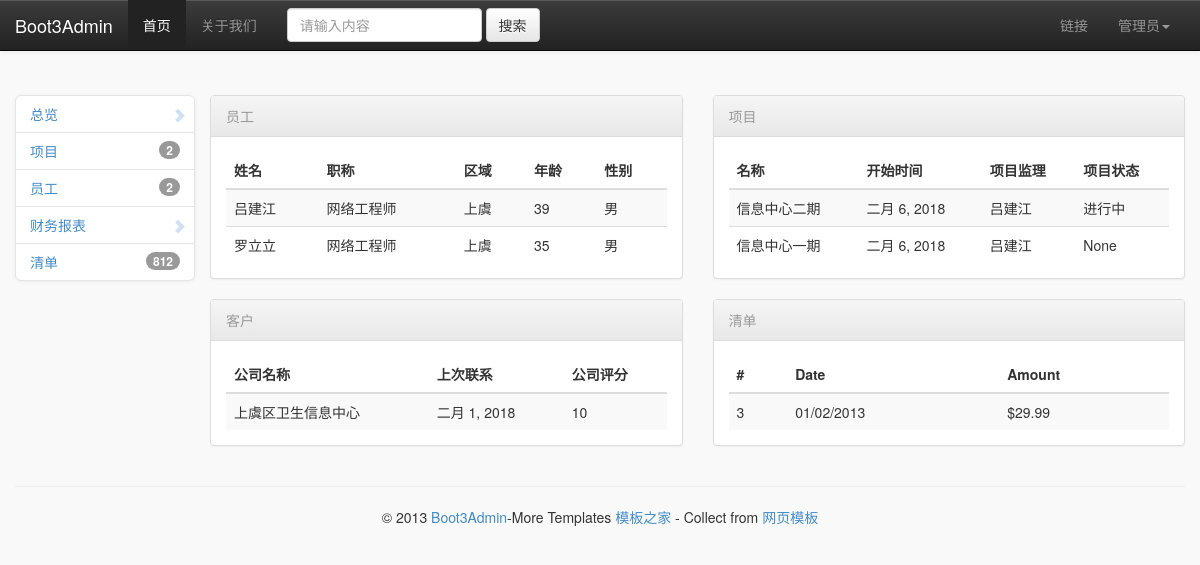
Page /main_/ on the committed database.
### login/models.py (models this page shows, shortened)
class Staff(models.Model):
    username = models.CharField('用户名', max_length=20, unique=True)
    password = models.CharField('密码', max_length=20)
    staff_name = models.CharField('姓名', max_length=20)
    staff_gendar = models.CharField('性别', max_length=5)
    age = models.IntegerField('年龄', null=True, blank=True)
    education = models.CharField('学历', max_length=10, null=True, blank=True)
    staff_zone = models.CharField('区域', max_length=20, null=True, blank=True)
    qualification = models.CharField('职称', max_length=20, null=True, blank=True)
    staff_email = models.EmailField('E-mail', max_length=32, null=True, blank=True)
    staff_dialNumber = models.IntegerField('电话号码', null=True, blank=True)
    amount = models.IntegerField('工资', blank=True, default=0)
    bonus = models.IntegerField('奖金', blank=True, default=0)
    reimburse = models.IntegerField('报销额', blank=True, default=0)
    authority = models.ForeignKey(Authority, verbose_name='权限等级', on_delete=models.CASCADE, null=True)
    class Meta:
        verbose_name = '员工'
        verbose_name_plural = '员工'

class Project(models.Model):
    project_name = models.CharField('项目名称', max_length=30)
    project_description = models.TextField('项目内容')
    beginTime = models.DateField('开始时间')
    endTime = models.DateField('结束时间', null = True, blank=True)
    status = models.CharField('项目状态', max_length=5, null=True, blank=True)
    contactor = models.ForeignKey(Contactor, verbose_name='联系人', on_delete=models.CASCADE, null=True)
    staff = models.ForeignKey(Staff, verbose_name='员工', on_delete=models.CASCADE, null=True)
    class Meta:
        verbose_name = '项目'
        verbose_name_plural = '项目'

class Company(models.Model):
    company_name = models.CharField('公司名称', max_length=30)
    visits = models.IntegerField('拜访次数')
    lastVisitTime = models.DateField('上次拜访时间')
    intention = models.TextField('公司意向')
    score = models.IntegerField('公司评分')
    class Meta:
        verbose_name = '单位'
        verbose_name_plural = '单位'

### login/views.py (the view)
# urls.py: path('main_/',views.main),
def main(request):
    staffs = models.Staff.objects.all()
    projects = models.Project.objects.all()
    companies = models.Company.objects.all()
    return render(request,'main_.html',locals())

### login/templates/main_.html (shortened to what this page needs)
<!DOCTYPE html>
<html>
    <head>
        <link href="/static/css/bootstrap.min.css" rel="stylesheet" media="screen">
        <link href="/static/css/bootstrap-theme.min.css" rel="stylesheet" media="screen">
        <link href="/static/css/bootstrap-admin-theme.css" rel="stylesheet" media="screen">
        <link href="/static/vendors/easypiechart/jquery.easy-pie-chart.css" rel="stylesheet" media="screen">
        <link href="/static/vendors/easypiechart/jquery.easy-pie-chart_custom.css" rel="stylesheet" media="screen">
    </head>
    <body class="bootstrap-admin-with-small-navbar">
     <nav class="navbar navbar-default navbar-inverse navbar-fixed-top " role="navigation">
	 <div class="container">
       <div class="row">
		  <div class="navbar-header">
			<a class="navbar-brand" href="#">Boot3Admin</a>
		  </div>
		  <div class="collapse navbar-collapse" id="bs-example-navbar-collapse-1">
			<ul class="nav navbar-nav">
			  <li class="active"><a href="#">首页</a></li>
			  <li ><a href="#">关于我们</a></li>
			</ul>
			<form class="navbar-form navbar-left" role="search">
			  <div class="form-group">
				<input type="text" class="form-control" placeholder="请输入内容">
			  </div>
			  <button type="submit" class="btn btn-default">搜索</button>
			</form>
			<ul class="nav navbar-nav navbar-right">
			  <li><a href="#">链接</a></li>
			  <li class="dropdown">
				<a href="#" class="dropdown-toggle" data-toggle="dropdown">管理员<b class="caret"></b></a>
			  </li>
			</ul>
		  </div>
		  </div>
		  </div>
		</nav>
        <div class="container">
            <div class="row">
                <div class="col-md-2 bootstrap-admin-col-left">
                     <ul class="nav navbar-collapse collapse bootstrap-admin-navbar-side">
                         <li>
                            <a href="/main_/"><i class="glyphicon glyphicon-chevron-right"></i> 总览</a>
                        </li>
						            <li>
                            <a href="/table_project/"><span class="badge pull-right">{{projects|length}}</span> 项目</a>
                        </li>
                        <li>
                            <a href="/table_staff/"><span class="badge pull-right">{{staffs|length}}</span> 员工</a>
                        </li>
                        <li>
                            <a href="#"><i class="glyphicon glyphicon-chevron-right"></i> 财务报表</a>
                        </li>
                        <li>
                            <a href="#"><span class="badge pull-right">812</span> 清单</a>
                        </li>
                    </ul>
                </div>
                {%block body%}
                <div class="col-md-10">
                    <div class="row bootstrap-admin-no-edges-padding">
                        <div class="col-md-6">
                            <div class="panel panel-default">
                                <div class="panel-heading">
                                    <div class="text-muted bootstrap-admin-box-title">员工</div>
                                </div>
                                <div class="bootstrap-admin-panel-content">
                                    <table class="table table-striped">
                                        <thead>
                                            <tr>
                                                <th>姓名</th>
                                                <th>职称</th>
                                                <th>区域</th>
                                                <th>年龄</th>
                                                <th>性别</th>
                                            </tr>
                                        </thead>
                                        <tbody>
                                          {%for staff in staffs%}
                                            <tr>
                                              <td>{{staff.staff_name}}</td>
                                              <td>{{staff.qualification}}</td>
                                              <td>{{staff.staff_zone}}</td>
                                              <td>{{staff.age}}</td>
                                              <td>{{staff.staff_gendar}}</td>
                                            </tr>
                                          {%endfor%}
                                        </tbody>
                                    </table>
                                </div>
                            </div>
                        </div>
                        <div class="col-md-6">
                            <div class="panel panel-default">
                                <div class="panel-heading">
                                    <div class="text-muted bootstrap-admin-box-title">项目</div>
                                </div>
                                <div class="bootstrap-admin-panel-content">
                                    <table class="table table-striped">
                                        <thead>
                                            <tr>
                                                <th>名称</th>
                                                <th>开始时间</th>
                                                <th>项目监理</th>
                                                <th>项目状态</th>
                                            </tr>
                                        </thead>
                                        <tbody>
                                            {%for project in projects%}
                                              <tr>
                                                  <td>{{project.project_name}}</td>
                                                  <td>{{project.beginTime}}</td>
                                                  <td>{{project.staff.staff_name}}</td>
                                                  <td>{{project.status}}</td>
                                              </tr>
                                            {%endfor%}
                                        </tbody>
                                    </table>
                                </div>
                            </div>
                        </div>
                    </div>
                    <div class="row bootstrap-admin-no-edges-padding">
                        <div class="col-md-6">
                            <div class="panel panel-default">
                                <div class="panel-heading">
                                    <div class="text-muted bootstrap-admin-box-title">客户</div>
                                </div>
                                <div class="bootstrap-admin-panel-content">
                                    <table class="table table-striped">
                                        <thead>
                                            <tr>
                                                <th>公司名称</th>
                                                <th>上次联系</th>
                                                <th>公司评分</th>
                                            </tr>
                                        </thead>
                                        <tbody>
                                            {%for company in companies%}
                                            <tr>
                                              <td>{{company.company_name}}</td>
                                              <td>{{company.lastVisitTime}}</td>
                                              <td>{{company.score}}</td>
                                            </tr>
                                            {%endfor%}
                                        </tbody>
                                    </table>
                                </div>
                            </div>
                        </div>
                        <div class="col-md-6">
                            <div class="panel panel-default">
                                <div class="panel-heading">
                                    <div class="text-muted bootstrap-admin-box-title">清单</div>
                                </div>
                                <div class="bootstrap-admin-panel-content">
                                    <table class="table table-striped">
                                        <thead>
                                            <tr>
                                                <th>#</th>
                                                <th>Date</th>
                                                <th>Amount</th>
                                            </tr>
                                        </thead>
                                        <tbody>
                                            <tr>
                                                <td>3</td>
                                                <td>01/02/2013</td>
                                                <td>$29.99</td>
                                            </tr>
                                        </tbody>
                                    </table>
                                </div>
                            </div>
                        </div>
                    </div>
                </div>
                {%endblock%}
            </div>
            <div class="row">
                <hr>
                <footer role="contentinfo">
                    <p>&copy; 2013 <a href="#" target="_blank">Boot3Admin</a>-More Templates <a href="http://www.cssmoban.com/" target="_blank" title="模板之家">模板之家</a> - Collect from <a href="http://www.cssmoban.com/" title="网页模板" target="_blank">网页模板</a></p>
                </footer>
            </div>
        </div>
    </body>
</html>

### rows in the picture
Staff: staff_name "吕建江", qualification "网络工程师", staff_zone "上虞", age "39", staff_gendar "男"
Staff: staff_name "罗立立", qualification "网络工程师", staff_zone "上虞", age "35", staff_gendar "男"
Project: project_name "信息中心二期", beginTime "二月 6, 2018", staff.staff_name "吕建江", status "进行中"
Project: project_name "信息中心一期", beginTime "二月 6, 2018", staff.staff_name "吕建江", status "None"
Company: company_name "上虞区卫生信息中心", lastVisitTime "二月 1, 2018", score "10"

### other values in the picture
{{ projects|length }} "2"
{{ staffs|length }} "2"
